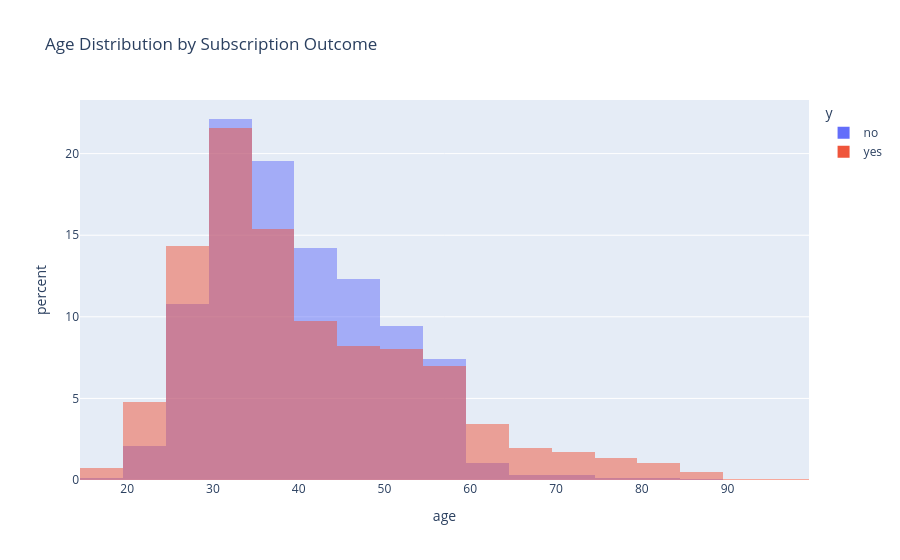

Write notebook code for a chart like this one.
### Markdown cell above
### 5.2 Age Distribution by Subscription Outcome

### Code cell
fig = px.histogram(
    df_clean,
    x="age",
    color="y",
    barmode="overlay",
    nbins=40,
    histnorm="percent",
    title="Age Distribution by Subscription Outcome"
)

fig.show()

### Figure 1 — Plotly figure (JSON) as saved in the notebook; plotly's stock layout.template omitted (floating-point values rounded to 4 significant figures; data arrays with more than 128 entries replaced by an {"elided": "..."} marker saying what was removed)
{"data": [{"bingroup": "x", "histnorm": "percent", "hovertemplate": "y=no<br>age=%{x}<br>percent=%{y}<extra></extra>", "legendgroup": "no", "marker": {"color": "#636efa", "opacity": 0.5, "pattern": {"shape": ""}}, "name": "no", "nbinsx": 40, "orientation": "v", "showlegend": true, "type": "histogram", "x": {"elided": "36548 int values"}, "xaxis": "x", "yaxis": "y"}, {"bingroup": "x", "histnorm": "percent", "hovertemplate": "y=yes<br>age=%{x}<br>percent=%{y}<extra></extra>", "legendgroup": "yes", "marker": {"color": "#EF553B", "opacity": 0.5, "pattern": {"shape": ""}}, "name": "yes", "nbinsx": 40, "orientation": "v", "showlegend": true, "type": "histogram", "x": {"elided": "4640 int values"}, "xaxis": "x", "yaxis": "y"}], "layout": {"barmode": "overlay", "legend": {"title": {"text": "y"}, "tracegroupgap": 0}, "title": {"text": "Age Distribution by Subscription Outcome"}, "xaxis": {"anchor": "y", "domain": [0, 1], "title": {"text": "age"}}, "yaxis": {"anchor": "x", "domain": [0, 1], "title": {"text": "percent"}}}}
